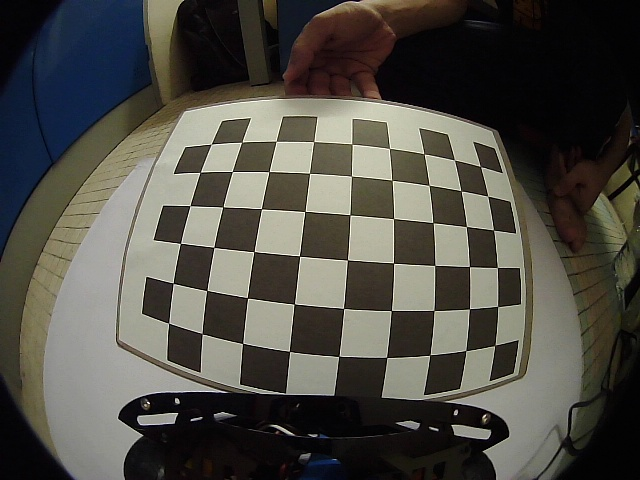
#> input picture Calibration_Images/Front_Camera/image_no_1.jpg, 640 x 480 px; its folder holds 4 pictures in this run
$ python autoCalibration.py
#> lines starting #> are read from the running program, lines starting #| are printed output that depends on the picture; long printed decimals are rounded
### Camera/Calibration.py
import cv2
import numpy as np

class FisheyeCalibration:
    def __init__(self, chessboardWidth, chessboardHeight, cameraName):
        """
        Following lines only define the class properties
        """
        self.chessboardDimension = (chessboardWidth, chessboardHeight)
        self.chessboardWidth = chessboardWidth
        self.chessboardHeight = chessboardHeight
        self.cameraName = cameraName

        """
        Following lines onle initialize variables that will be used later on
        """
        self.imageShape = None
        self.objectPoints = [] # 3d/real world coordinates - they represent the ideal pattern/corners
        self.imagePoints  = [] # 2d coordinates - they represent corners taken from camera view

        """
        - These two lines define the ideal internal corner in a checkerboard of any size
        - Z coordinates are assumed to be zero to make it simple
        """
        self.idealObjectPoints = np.zeros((1, self.chessboardWidth * self.chessboardHeight, 3), np.float32)
        self.idealObjectPoints[0,:,:2] = np.mgrid[0:self.chessboardWidth, 0:self.chessboardHeight].T.reshape(-1,2)
        """
        if we have 3x3 checker board, that means, there will be 9 corners
        Thus, output/objp will be (0,0), (1,0), (2,0), (0,1), (1,1), (2,1), (0,2), (1,2), (2,2)
        """

        """
        Following lines only initilaize and define variables and flags, respectively, that will be used later on
        """
        self.subpixCriteria = (cv2.TERM_CRITERIA_EPS + cv2.TERM_CRITERIA_MAX_ITER, 30, 0.1)
        self.K = np.zeros((3,3))
        self.D = np.zeros((4,1))
        self.numPoints = 0
        self.calibrationFlags = cv2.fisheye.CALIB_RECOMPUTE_EXTRINSIC +cv2.fisheye.CALIB_FIX_SKEW

    def processFrame(self, image):
        if self.imageShape == None: # if this is the 1st received image, define the variable "self.imageShape"
            self.imageShape = image.shape[0:2] # image shape is the width and height
        else:
            assert self.imageShape == image.shape[0:2] # ensure all images must have the same shape

        gray = cv2.cvtColor(image, cv2.COLOR_RGB2GRAY)

        ret, corners = cv2.findChessboardCorners(gray, self.chessboardDimension, cv2.CALIB_CB_ADAPTIVE_THRESH+cv2.CALIB_CB_FAST_CHECK+cv2.CALIB_CB_NORMALIZE_IMAGE)
        if ret:
            self.objectPoints.append(self.idealObjectPoints) # store ideal corners
            corners = cv2.cornerSubPix(gray, corners, (3,3), (-1,-1), self.subpixCriteria)
            self.imagePoints.append(corners) # store detected corners

    def findOptimalK_D(self):
        """
        Following lines only initialize variables that will be used as arguments for cv2.fisheye.calibrate function
        """
        self.numPoints = len(self.objectPoints)
        rotationVectors = [np.zeros((1,1,3), dtype=np.float64) for i in range(self.numPoints)]
        translationVectors = [np.zeros((1,1,3), dtype=np.float64) for i in range(self.numPoints)]

        _, self.K, self.D, _, _ = cv2.fisheye.calibrate(
                self.objectPoints,
                self.imagePoints,
                self.imageShape[::-1],
                self.K,
                self.D,
                rotationVectors,
                translationVectors,
                self.calibrationFlags,
                (cv2.TERM_CRITERIA_EPS+cv2.TERM_CRITERIA_MAX_ITER, 30, 1e-6)
                )

    def displayK_D(self):
        print("Found " + str(self.numPoints) + " foud images for calibration")
        print("DIM=" + str(self.imageShape[::-1]))
        print("K= (" + str(self.K.tolist()) + ")")
        print("D= (" + str(self.D.tolist()) + ")")

    def storeK_D(self):
        file = open("Parameters/K_D_Values_" + self.cameraName + ".txt", "w+") # open a new file for writing
        file.write("width  = " + str(self.imageShape[::-1][0])+"\n")
        file.write("height = " + str(self.imageShape[::-1][1])+"\n")

        file.write("fx = "+str(self.K[0][0])+ "\n")
        file.write("fy = "+str(self.K[1][1])+ "\n")
        file.write("cx = "+str(self.K[0][2])+ "\n")
        file.write("cy = "+str(self.K[1][2])+ "\n")

        file.write("dOne = "+str(self.D[0][0])+ "\n")
        file.write("dTwo = "+str(self.D[1][0])+ "\n")
        file.write("dThree = "+str(self.D[2][0])+ "\n")
        file.write("dFour = "+str(self.D[3][0])+ "\n")

        file.close()

### autoCalibration.py
"""
This code usese the output imaegs of takeSnapshots.py code to calibrate the fisheye camera
"""
import cv2
from imutils import paths
from Camera.Calibration import FisheyeCalibration

chessboardDimension = (6,9)
width = chessboardDimension[0]
height = chessboardDimension[1]
cameraName = "Front_Camera"
fisheyeCalibration = FisheyeCalibration(width, height, cameraName) # initilize an object of FisheyeCalibration class

imagesPaths = list(paths.list_images("Calibration_Images/" + cameraName)) # store all pahts of images in the sirectory
for imagePath in imagesPaths: # read paths one by one
    image = cv2.imread(imagePath) # read images one by one
#> image is the input picture: shape (480, 640, 3); mean B, G, R 69.5, 76.6, 78.5

    fisheyeCalibration.processFrame(image) # process images one by one for calibration
#> in processFrame, `gray = cv2.cvtColor(image, cv2.COLOR_RGB2GRAY)`:
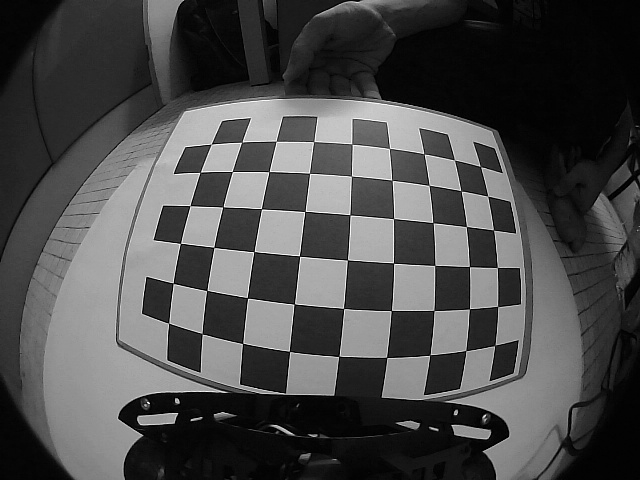
#> gray: shape (480, 640); min 0, max 253, mean 74.7
#> in processFrame, `ret, corners = cv2.findChessboardCorners(gray, self.chessboardDimensio..`: ret = True; corners = 54 rows, first 8: [480.5, 166.5], [487.6, 196.2], [493.4, 230], [497.3, 267.5], [497.6, 306.4], [494.7, 345.4], [454.4, 160], [461.1, 191]
#> in processFrame, `corners = cv2.cornerSubPix(gray, corners, (3,3), (-1,-1), self.subpixC..`: corners = 54 rows, first 8: [480.5, 166.5], [487.6, 196.2], [493.4, 230], [497.3, 267.4], [497.6, 306.5], [494.7, 345.4], [454.4, 160], [461.1, 191]
#> pass 2 of the loop `for imagePath in imagesPaths:`:
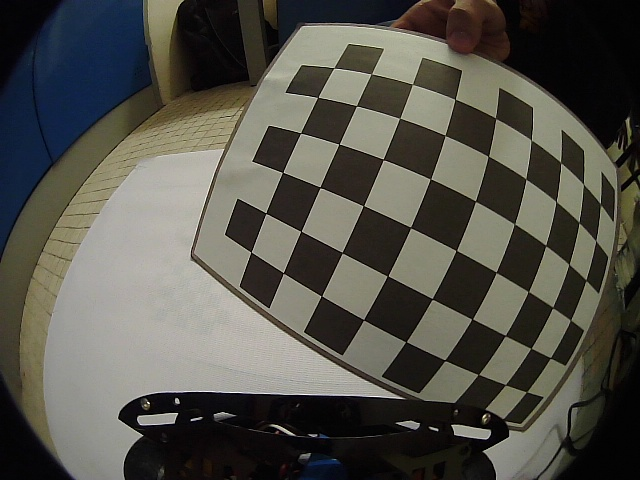
#> input picture Calibration_Images/Front_Camera/image_no_10.jpg, 640 x 480 px
#> image is the input picture: shape (480, 640, 3); mean B, G, R 74.2, 81.9, 83.2
#> in processFrame (call 2), `gray = cv2.cvtColor(image, cv2.COLOR_RGB2GRAY)`:
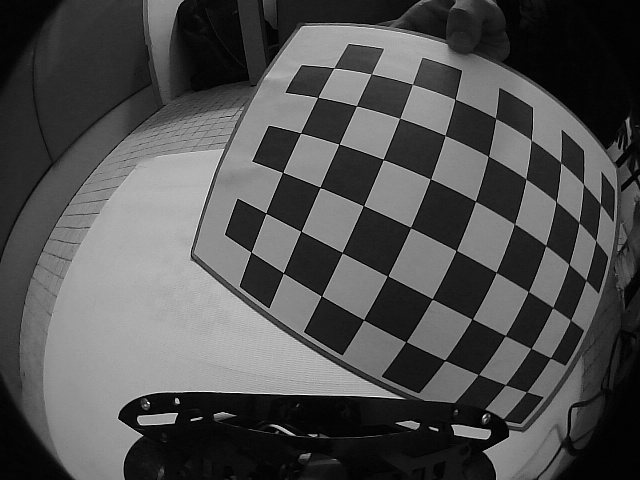
#> gray: shape (480, 640); min 0, max 254, mean 79.8
#> in processFrame (call 2), `ret, corners = cv2.findChessboardCorners(gray, self.chessboardDimensio..`: corners = 54 rows, first 8: [600.2, 203.5], [595.6, 240.5], [585.8, 280.1], [570.4, 320.1], [550.4, 357.8], [526.5, 391.8], [583.4, 184.1], [578.8, 222.5]
#> in processFrame (call 2), `corners = cv2.cornerSubPix(gray, corners, (3,3), (-1,-1), self.subpixC..`: corners = 54 rows, first 8: [600.4, 204.1], [595.6, 240.6], [585.9, 280.3], [570.5, 320.1], [550.4, 357.8], [526.5, 391.8], [583.5, 184.2], [578.8, 222.5]
#> pass 3 of the loop `for imagePath in imagesPaths:`:
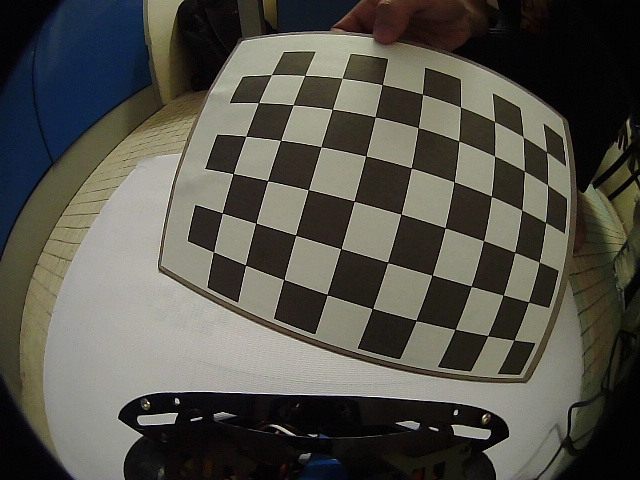
#> input picture Calibration_Images/Front_Camera/image_no_11.jpg, 640 x 480 px
#> image is the input picture: shape (480, 640, 3); mean B, G, R 73.7, 81.6, 83.1
#> in processFrame (call 3), `gray = cv2.cvtColor(image, cv2.COLOR_RGB2GRAY)`:
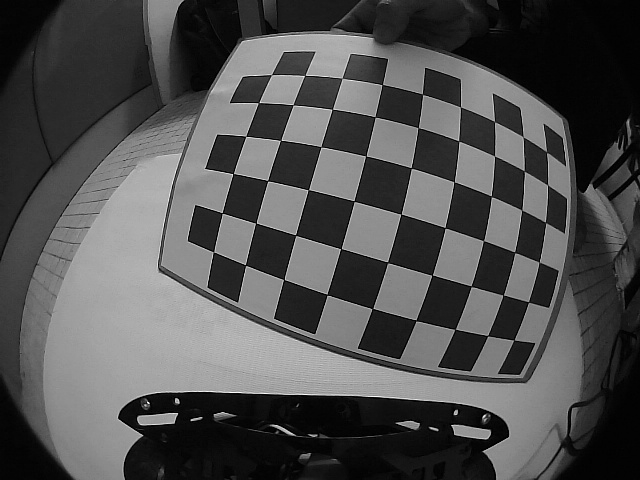
#> gray: shape (480, 640); min 0, max 254, mean 79.5
#> in processFrame (call 3), `ret, corners = cv2.findChessboardCorners(gray, self.chessboardDimensio..`: corners = 54 rows, first 8: [546.7, 152.4], [547.6, 184.9], [545.4, 222.4], [539.2, 262.2], [528.6, 302], [514, 339.9], [523.1, 136.9], [524.2, 171]
#> in processFrame (call 3), `corners = cv2.cornerSubPix(gray, corners, (3,3), (-1,-1), self.subpixC..`: corners = 54 rows, first 8: [546.6, 152.2], [547.5, 184.9], [545.4, 222.4], [539.1, 262], [528.5, 301.9], [513.9, 339.9], [523.2, 136.9], [524.2, 171]
#> the loop made 4 passes; the first 3 are shown

fisheyeCalibration.findOptimalK_D()
#> in findOptimalK_D, `self.numPoints = len(self.objectPoints)`: self.numPoints = 4
#> in findOptimalK_D, `_, self.K, self.D, _, _ = cv2.fisheye.calibrate( self.objectPoints, se..`: self.K = [[60.22, 0, 496.6], [0, 67.65, 248.3], [0, 0, 1]]; self.D = [0.168, 0.692, -0.878, 0.222]
fisheyeCalibration.displayK_D()
#| Found 4 foud images for calibration
#| DIM=(640, 480)
#| K= ([[60.221, 0.0, 496.602], [0.0, 67.651, 248.331], [0.0, 0.0, 1.0]])
#| D= ([[0.1675], [0.6922], [-0.8778], [0.2225]])
fisheyeCalibration.storeK_D()
